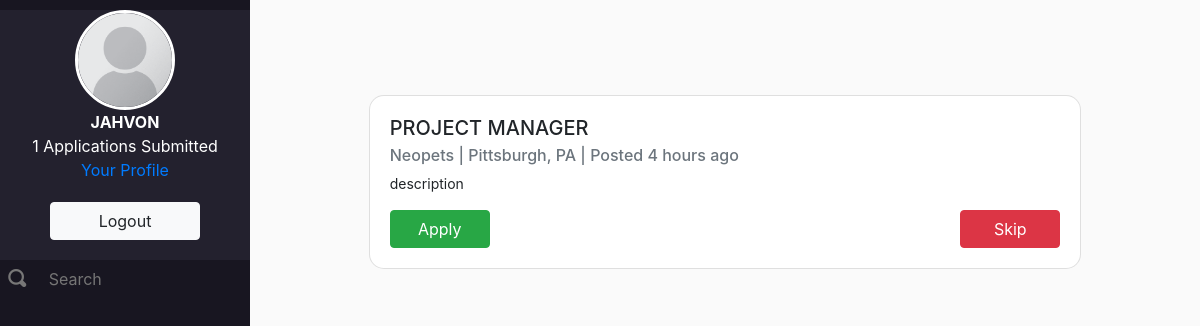
The page /jobs (signed in) on the database its author committed.
### app/models.py (models this page shows)
class Listings(db.Model):
    id = db.Column(db.Integer, primary_key = True)
    emp_ID = db.Column(db.Integer, db.ForeignKey('employers.id'), nullable = False)
    name = db.Column(db.String(80), nullable = False)
    location = db.Column(db.String(80), nullable = False)
    employer = db.Column(db.String(80), nullable = False)
    posted = db.Column(db.DateTime, nullable=False,default=datetime.now())
    description = db.Column(db.String(500), nullable = False)
    applications = db.relationship('Applications', backref = 'listing_applications', lazy = True)

### app/views.py (the view)
@app.route('/jobs', methods=["GET", "POST"])
def jobs():
    if request.method == "POST":
        search = request.form['search']
        session["search"] = search
    appliedApps = models.Applications.query.filter_by(applicant_ID=session['userid'])
    skippedApps = models.Skipped.query.filter_by(applicant_ID=session['userid'])
    numApps = appliedApps.count()
    if "search" in session:
        job = models.Listings.query.filter(models.Listings.name.contains(session["search"])).order_by(models.Listings.id).first()
    else:
        job = models.Listings.query.order_by(models.Listings.id).first()
    if job:
        curID = job.id
    else:
        curID = None
    while(curID is not None and (appliedApps.filter_by(listing_ID=job.id).count()>0 or skippedApps.filter_by(listing_ID=job.id).count()>0)):
        curID = curID+1
        job = models.Listings.query.filter(models.Listings.id > curID).order_by(models.Listings.id).first()
        if (job==None):
            break
    return render_template('jobs.html', numApps=numApps, job=job)

### app/views.py (called while the page is built)
@app.template_filter()
def timesince(dt, default="just now"):
    now = datetime.utcnow()
    diff = now - dt
    periods = (
        (diff.days / 365, "year", "years"),
        (diff.days / 30, "month", "months"),
        (diff.days / 7, "week", "weeks"),
        (diff.days, "day", "days"),
        (diff.seconds / 3600, "hour", "hours"),
        (diff.seconds / 60, "minute", "minutes"),
        (diff.seconds, "second", "seconds"),
    )
    for period, singular, plural in periods:
        if period:
            return "%d %s ago" % (period, singular if period == 1 else plural)
    return default

### app/templates/jobs.html (shortened to what this page needs)
{% extends "layout.html" %}
{% block head %}
  {{ super() }}
{% endblock %}
{% block content %}
<div class="main-container">
  <div class="nav-left">
    <div class="nav-top">
      <img src="{{ url_for('static', filename='placeholder.png') }}" class="nav-pic rounded-circle">
      <span class="nav-line"><b>{{session['username']|upper}}</b></span>
      <span class="nav-line">{{numApps}} Applications Submitted</span>
      <span class="nav-line"><a href="/profile/{{session['userid']}}">Your Profile</a></span>
      <a href="/logout"><button type="button" class="btn btn-light logout-btn">Logout</button></a>
    </div>
    <div class="nav-bottom">
      <form action="" method="post">
        <div class="form-group row search-form">
          <div class="col-sm-2">
            <span class="oi oi-magnifying-glass search-icon" title="magnifying glass" aria-hidden="true"></span>
          </div>
          <div class="col-sm-10">
            <input type="text" class="form-control-plaintext search-input" id="searchBox" name="search" placeholder="Search">
          </div>
        </div>
      </form>
    </div>
  </div>
  <div class="main-content">
    {% if not job %}
      <div class="job-card">
        <b>No open job postings currently.</b>
      </div>
    {% else %}
        <div class="card job-card">
          <div class="card-body">
            <h5 class="card-title">{{job.name|upper}}</h5>
            <h6 class="card-subtitle mb-2 text-muted">{{job.employer}} | {{job.location}} | Posted {{job.posted|timesince}}</h6>
            <p class="card-text">{{job.description}}</p>
            <a href="/apply/{{job.id}}"><button type="button" class="btn btn-success card-link action-btn">Apply</button></a>
            <a href="/skip/{{job.id}}"><button type="button" class="btn btn-danger card-link float-right action-btn">Skip</button></a>
          </div>
        </div>
    {% endif %}
  </div>
</div>
{% endblock %}

### app/static/style.css (style rules this page uses)
body { background-color: #FAFAFA; }
.main-container { height: 100%; }
.nav-left { background-color: #181621; height: 100vh; width: 250px; top: 0; position: fixed; z-index: -1; text-align: center; padding-top: 10px; color: #FFF; }
.main-content { background-color: #FAFAFA; position: absolute; padding-left: 250px; height: 100%; width: 100%; z-index: -100; }
.nav-pic { height: 100px; border: 3px solid #fff; display: block; margin: auto; }
.nav-line { display: block; }
.nav-top { background-color: #23212E; }
.nav-bottom { text-align: left; color: #777; }
.search-form { margin-bottom: 0px; }
.search-icon { font-size: 18px; color: #777; text-align: center; margin: 50%; }
.search-input { color: #777; }
.logout-btn { margin: 20px 0 20px 0; width: 150px; }
.job-card { width: 75%; margin-left: auto; margin-right: auto; margin-bottom: 10%; margin-top: 10%; border-radius: 15px; }
.card-text { font-weight: normal; font-size: 14px; }
.action-btn { width: 100px; }

### rows shown on the page
Listings: name "PROJECT MANAGER", employer "Neopets", location "Pittsburgh, PA", posted "4 hours ago", description "description"

### other values the page prints
{{ session['username']|upper }} "JAHVON"
{{ numApps }} "1"
